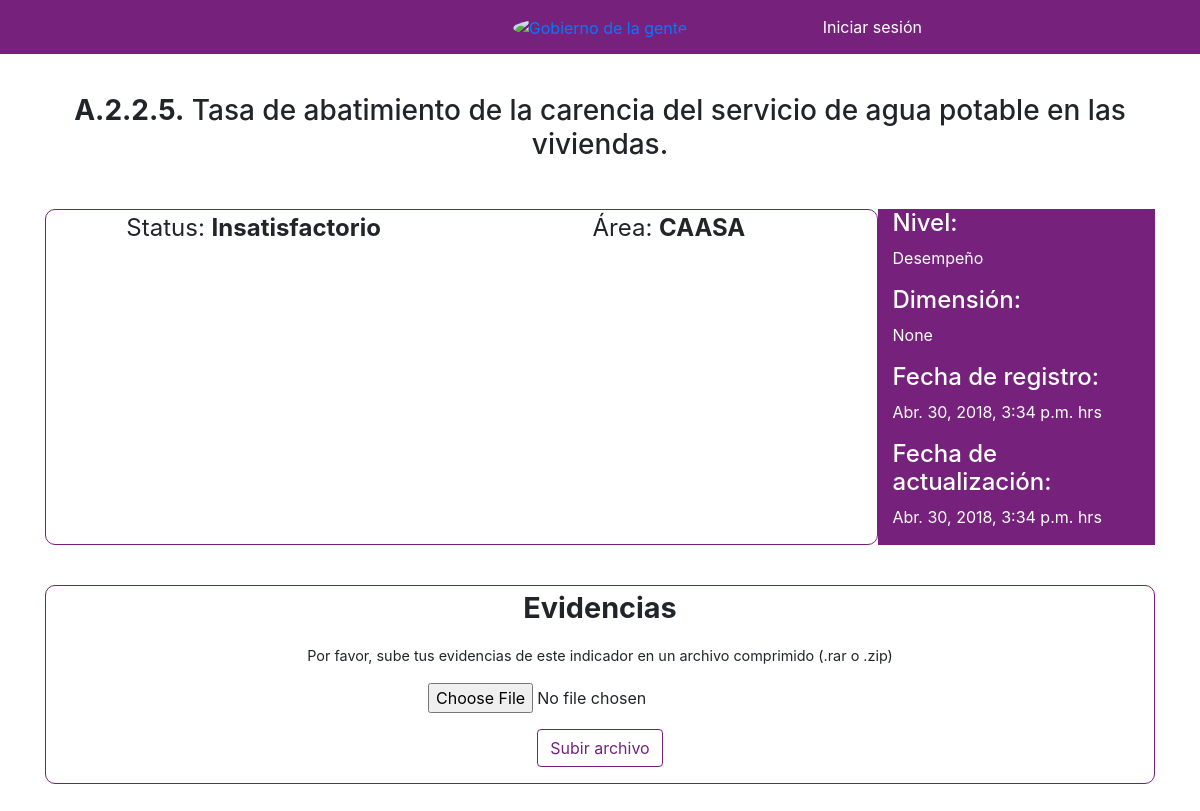
The page /indicadores/40/ on the database its author committed.
### indicadores/models.py (models this page shows, shortened)
class Indicador(models.Model):
    indicador = models.CharField(max_length=10)
    nombre = models.TextField()
    descripcion = models.TextField(blank=True, null=True)
    metodo_calculo = models.TextField(blank=True, null=True)
    nivel = models.CharField(max_length=15, choices=choices_nivel, blank=True, null=True)
    dimension = models.CharField(max_length=144, blank=True, null=True)
    criterios_evaluacion = models.TextField(blank=True, null=True)
    area = models.ForeignKey(User, related_name='indicadores', on_delete=models.CASCADE)
    status = models.CharField(max_length=15, choices=choices_status)
    created = models.DateTimeField(auto_now_add=True)
    updated = models.DateTimeField(auto_now=True)
    evidencia = models.FileField(upload_to="evidencias/archivos/", blank=True, null=True)

### indicadores/views.py (the view, shortened to what this page needs)
# urls.py: path('<int:pk>/', indicadoresDetailView.as_view(), name="detail"),
class indicadoresDetailView(views.View):
    def get(self, request, pk):
        template_name="indicadores/indicador_detail.html"
        indicador = Indicador.objects.get(pk=pk)
        form = UploadFileForm()
        context = {'indicador':indicador, 'form':form}
        return render(request, template_name, context)

### indicadores/forms.py
class UploadFileForm(forms.ModelForm):
    evidencia = forms.FileField(label="")
    class Meta:
        model = Indicador
        fields = ['evidencia']

### indicadores/templates/indicadores/indicador_detail.html (shortened to what this page needs)
{% extends 'base.html' %}
{% block content %}
    <div class="container">
        <div class="row text-center">
            <div class="col-md-12">
                <h3><b>{{ indicador.indicador }}</b> {{ indicador.nombre }}</h3>
            </div>
        </div>
        <div class="row margin-top-middle">
            <div class="col-md-9 border-primary-a text-detail-important">
                <div class="row text-center">
                    <div class="col-md-6"><p>Status: <span
                            class="{% if indicador.status == "Satisfactorio" %}
                            color-green
                            {% elif indicador.status == "Regular" %}
                            color-yellow
                            {% else %}
                            color-red
                            {% endif %}
                            "><b>{{ indicador.status }}</b></span></p></div>
                    <div class="col-md-6"><p>Área: <span><b>{{ indicador.area.username }}</b></span></p></div>
                </div>
            </div>
            <div class="col-md-3 background-primary d-flex justify-content-around flex-column color-accent align-items-start">
                <div>
                    <h4 class="">Nivel:</h4>
                    <p class="text-center w-100">{{ indicador.nivel }}</p>
                </div>
                <div>
                    <h4 class="">Dimensión:</h4>
                    <p class="">{{ indicador.dimension }}</p>
                </div>
                <div>
                    <h4 class="">Fecha de registro:</h4>
                    <p class="">{{ indicador.created }} hrs</p>
                </div>
                <div>
                    <h4 class="">Fecha de actualización:</h4>
                    <p class="">{{ indicador.updated }} hrs</p>
                </div>
            </div>
        </div>
        <div class="row margin-top-middle">
            <div class="col-md-12 border-primary-a text-center margin-bottom-normal">
                <p class="text-detail-leve" style="font-size: 1.8em;"><b>Evidencias</b></p>
                {% if indicador.evidencia %}
                    <div class="margin-bottom-normal">
                        <a class="see_evidencia" target="_blank" href="/media/{{ indicador.evidencia }}">Visualizar o descargar archivo</a>
                    </div>
                    <p class="text-evidencia">Actualizar archivo</p>
                {% else %}
                    <p class="text-evidencia">Por favor, sube tus evidencias de este indicador en un archivo comprimido (.rar o .zip)</p>
                {% endif %}
                    <form action="{% url 'indicadores:detail' indicador.id  %}" method="post" enctype="multipart/form-data">
                        {{ form.as_p }}
                        <input class="btn btn-outline-primary margin-bottom-small" type="submit" value="Subir archivo">
                    </form>
            </div>
        </div>
    </div>
{% endblock %}

### static/css/styles.css (style rules this page uses)
.background-primary { background: #76227c !important; }
.color-accent { color: #fff !important; }
.margin-bottom-small { margin-bottom: 2vh !important; }
.margin-bottom-normal { margin-bottom: 5vh !important; }
.margin-top-middle { margin-top: 5vh; }
.btn-outline-primary { color: #76227c; background: transparent none; border-color: #76227c; }
.border-primary-a { border-radius: 10px; border: 1px solid #76227c; }
.text-detail-important { font-size: 1.5em; }
.text-detail-leve { font-size: 1.3em; }
.text-evidencia { font-size: 0.9em; }

### rows shown on the page
Indicador: indicador "A.2.2.5.", nombre "Tasa de abatimiento de la carencia del servicio de agua potable en las viviendas.", status "Insatisfactorio", area.username "CAASA", nivel "Desempeño", dimension "None", created "Abr. 30, 2018, 3:34 p.m.", updated "Abr. 30, 2018, 3:34 p.m."
